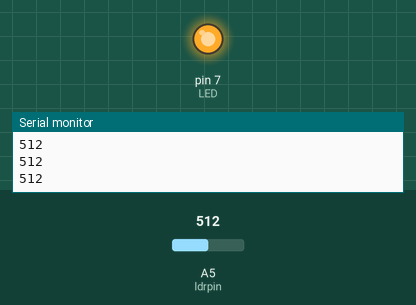
Simulated run of this sketch. Board: Arduino Uno, built with avr-gcc and run on an emulated ATmega328P. On the bench: output pins drawn as LEDs (lit = HIGH), the last lines printed to the serial monitor. Inputs (shaded band) come from the test bench; at power-on: A5 (ldrpin) = 512.

Above: at 1.2 s.
1.3 s: A5 (ldrpin) set to 488
At 2.5 s:
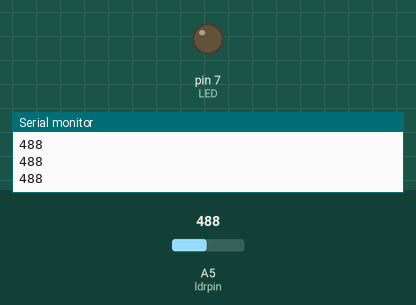
2.8 s: A5 (ldrpin) set to 510
At 3.9 s:
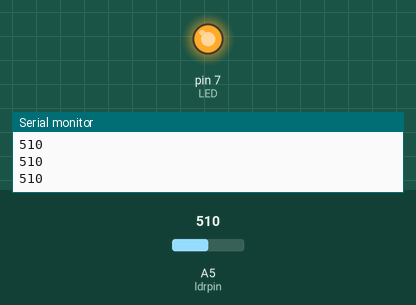
4.3 s: A5 (ldrpin) set to 490
At 5.0 s:
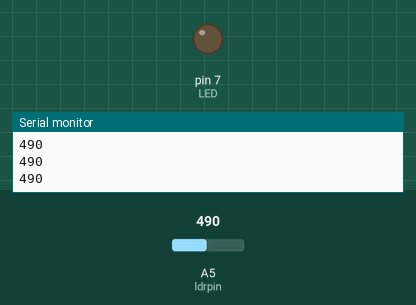
Timing chart, 0 to 7.3 s (numbered marks = the images above; inputs shaded):
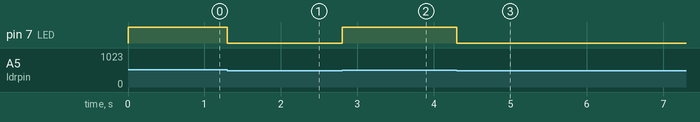

The sketch:

3.1.1_gece_lambasi.ino
```cpp
int ldrpin = A5; //A5 nolu analog pin LDR pin olarak tanımlanır.
unsigned int ldrdeger = 0;

void setup() {
pinMode (7, OUTPUT);//7 nolu digital pin LED pini olarak tanımlanır.
Serial.begin(9600); //seri veri girişi başlatılır.
}

void loop() {
ldrdeger = analogRead(ldrpin); //LDR'de okunan değer ldrdeger isimli değişkene atanır.
if(ldrdeger>500) digitalWrite(7, HIGH); //eğer okunan analog değer 840 dan büyükse LED yanar.
else digitalWrite(7, LOW); //değilse LED sönüktür.
Serial.println(ldrdeger); //LDR'ye düşen ışık miktarı değişdikçe okunan analog değer seri port ekranına yazdırılır.
}
```

Measured:
- the behaviour switches between 501 and 500 on A5 (ldrpin) (found by bisection; images 0 and 1)
- after the input at 1.3 s, pin 7 (LED): HIGH → LOW at once
- after the input at 2.8 s, pin 7 (LED): LOW → HIGH at once
- after the input at 4.3 s, pin 7 (LED): HIGH → LOW at once
